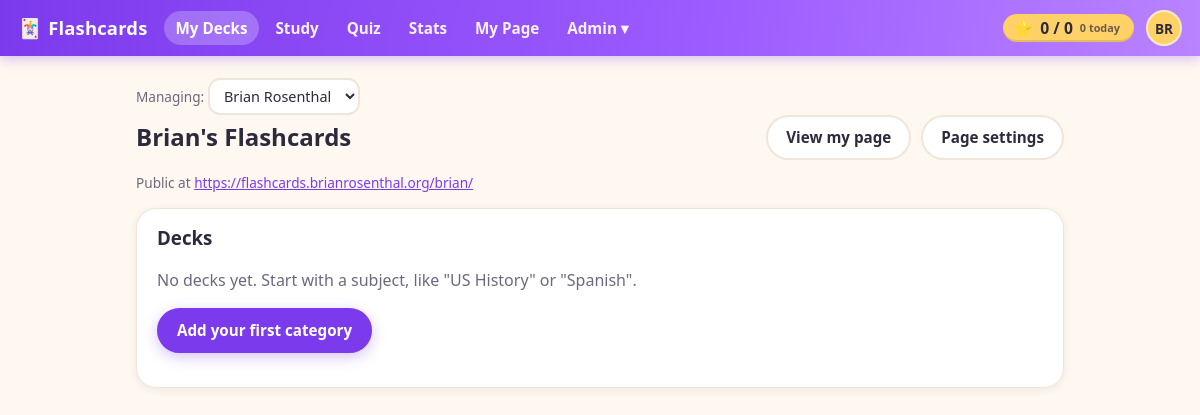
Page /manage/ (signed in) on the committed database.
### tables this page shows
CREATE TABLE settings (
  id INT AUTO_INCREMENT PRIMARY KEY,
  key_name VARCHAR(191) NOT NULL UNIQUE,
  value LONGTEXT NULL,
  updated_at DATETIME NOT NULL DEFAULT CURRENT_TIMESTAMP ON UPDATE CURRENT_TIMESTAMP
);

CREATE TABLE users (
  id INT AUTO_INCREMENT PRIMARY KEY,
  first_name VARCHAR(100) NOT NULL,
  last_name VARCHAR(100) NOT NULL,
  email VARCHAR(255) DEFAULT NULL UNIQUE,
  password_hash VARCHAR(255) NOT NULL DEFAULT '',
  is_admin TINYINT(1) NOT NULL DEFAULT 0 COMMENT 'App administrator',
  email_verify_token VARCHAR(64) DEFAULT NULL,
  email_verified_at DATETIME DEFAULT NULL,
  password_reset_token_hash CHAR(64) DEFAULT NULL,
  password_reset_expires_at DATETIME DEFAULT NULL,
  created_at DATETIME NOT NULL DEFAULT CURRENT_TIMESTAMP
);

CREATE TABLE sites (
  id INT AUTO_INCREMENT PRIMARY KEY,
  user_id INT NOT NULL UNIQUE,
  slug VARCHAR(50) NOT NULL UNIQUE,
  domain VARCHAR(255) DEFAULT NULL UNIQUE COMMENT 'Lowercase hostname, no scheme or port; NULL = path-only',
  title VARCHAR(150) NOT NULL,
  tagline VARCHAR(255) NOT NULL DEFAULT '',
  accent_color VARCHAR(20) NOT NULL DEFAULT 'violet' COMMENT 'Palette key, see SiteManagement::ACCENTS',
  is_public TINYINT(1) NOT NULL DEFAULT 1 COMMENT '0 = only the owner/admin can view the page',
  created_at DATETIME NOT NULL DEFAULT CURRENT_TIMESTAMP,
  updated_at DATETIME NOT NULL DEFAULT CURRENT_TIMESTAMP ON UPDATE CURRENT_TIMESTAMP,
  CONSTRAINT fk_sites_user FOREIGN KEY (user_id) REFERENCES users(id) ON DELETE CASCADE
);

### manage/index.php (the view, shortened to what the rows shown need)
<?php
require_once __DIR__ . '/../partials.php';
require_once __DIR__ . '/../lib/ManageUI.php';
require_once __DIR__ . '/../lib/CardProgress.php';
require_login();
$target = ManageUI::targetUser($_GET['user_id'] ?? null);
$userId = (int)$target['id'];
$site = SiteManagement::findByUserId($userId);
$me = current_user();
$isMe = ((int)$me['id'] === $userId);
header_html($isMe ? 'My Decks' : 'Decks of ' . $target['first_name']);
?>
<?php if (!$site): ?>
  <div class="card">
    <h2><?= $isMe ? 'Welcome!' : h($target['first_name']) . ' has no page yet' ?></h2>
    <p><?= $isMe ? 'You don\'t have a public page yet. Create one to start making decks.' : 'Create their page so they can start making decks.' ?></p>
    <form method="post" action="/manage/site_create_eval.php" class="stack">
      <input type="hidden" name="csrf" value="<?=h(csrf_token())?>">
      <input type="hidden" name="user_id" value="<?= $userId ?>">
      <label>Page title
        <input type="text" name="title" value="<?=h($target['first_name'] . "'s Flashcards")?>" required maxlength="150">
      </label>
      <div class="actions"><button type="submit" class="button primary">Create page</button></div>
    </form>
  </div>
<?php else: ?>
  <div class="page-head">
    <h2><?=h($site['title'])?></h2>
    <div class="actions">
      <a class="button" href="<?=h(SiteResolver::publicHomeUrl($site))?>">View my page</a>
      <a class="button" href="/manage/site_settings.php?site_id=<?= (int)$site['id'] ?>">Page settings</a>
    </div>
  </div>
  <p class="small">
    <?php $canonical = SiteResolver::canonicalHomeUrl($site); ?>
    Public at <a href="<?=h($canonical)?>"><?=h($canonical)?></a>
  </p>
  <div class="card">
    <h3>Decks</h3>
    <?= ManageUI::treeHtml(CategoryManagement::treeForUser($userId), $site, $userId, CardProgress::deckSummariesForUser((int)$me['id'], $userId)) ?>
  </div>
<?php endif; ?>
<?php footer_html(); ?>

### lib/ApplicationUI.php (shortened to what the rows shown need)
<?php
require_once __DIR__ . '/../config.php';
require_once __DIR__ . '/../settings.php';
require_once __DIR__ . '/SiteManagement.php';
require_once __DIR__ . '/SiteResolver.php';
class ApplicationUI {
    private static ?array $themeSite = null;
    public static function useSiteTheme(?array $site): void {
        self::$themeSite = $site;
    }
    public static function siteThemeStyle(?array $site): string {
        $accent = SiteManagement::ACCENTS[$site['accent_color']] ?? null;
        if ($accent === null || $site['accent_color'] === 'violet') {
            return '';
        }
        return '<style>:root{--color-primary:' . $accent['color'] . ';--color-primary-dark:' . $accent['dark']
             . ';--color-primary-light:' . $accent['light'] . ';--color-primary-soft:' . $accent['soft'] . ';}</style>';
    }
    public static function staticResourceUrl(string $path): string {
        $filePath = __DIR__ . '/../' . ltrim($path, '/');
        $version = @filemtime($filePath);
        return $path . '?v=' . $version;
    }
    public static function cssLink(string $path): string {
        $url = self::staticResourceUrl($path);
        return '<link rel="stylesheet" href="' . htmlspecialchars($url, ENT_QUOTES, 'UTF-8') . '">';
    }
    public static function jsScript(string $path): string {
        $url = self::staticResourceUrl($path);
        return '<script src="' . htmlspecialchars($url, ENT_QUOTES, 'UTF-8') . '"></script>';
    }
    public static function headHtml(string $title, ?array $themeSite): string {
        return '<!doctype html><html lang="en"><head><meta charset="utf-8"><meta name="viewport" content="width=device-width,initial-scale=1">'
             . '<title>' . h($title) . ' - ' . h(Settings::siteTitle()) . '</title>'
             . self::cssLink('/styles.css')
             . self::siteThemeStyle($themeSite)
             . '</head>';
    }
    public static function scoreChipHtml(int $userId): string {
        require_once __DIR__ . '/CardProgress.php';
        $score = CardProgress::getScoreSummary($userId);
        return '<a class="score-chip" id="score-chip" href="/progress/" title="Cards you\'ve got — tap for stats">'
             . '<span class="score-star" aria-hidden="true">&#11088;</span>'
             . '<span class="score-numbers"><span id="score-mastered">' . number_format($score['mastered']) . '</span>'
             . ' / <span id="score-total">' . number_format($score['total_cards']) . '</span></span>'
             . '<span class="score-today"><span id="score-today">' . number_format($score['reviewed_today']) . '</span> today</span>'
             . '</a>';
    }
    public static function headerHtml(string $title): void {
        $u = current_user();
        $script = $_SERVER['SCRIPT_NAME'] ?? '';
        $siteTitle = Settings::siteTitle();
        $mySite = $u ? SiteManagement::findByUserId((int)$u['id']) : null;
        $themeSite = self::$themeSite;
        echo self::headHtml($title, $themeSite);
        echo '<body>';
        if ($u) {
            $navItems = [
                ['path' => '/manage/', 'label' => 'My Decks', 'prefixes' => ['/manage/']],
                ['path' => '/review/', 'label' => 'Study', 'prefixes' => ['/review/']],
                ['path' => '/quiz/', 'label' => 'Quiz', 'prefixes' => ['/quiz/']],
                ['path' => '/progress/', 'label' => 'Stats', 'prefixes' => ['/progress/']],
            ];
            if ($mySite) {
                $navItems[] = ['path' => SiteResolver::publicHomeUrl($mySite), 'label' => 'My Page', 'prefixes' => ['/public_site.php']];
            }
            echo '<header class="topbar">';
            echo '<a class="brand" href="/manage/"><span class="brand-mark" aria-hidden="true">&#127183;</span> ' . h($siteTitle) . '</a>';
            echo '<nav class="topnav">';
            foreach ($navItems as $item) {
                $active = false;
                foreach ($item['prefixes'] as $prefix) {
                    if (strpos($script, $prefix) === 0) { $active = true; break; }
                }
                echo '<a href="' . h($item['path']) . '"' . ($active ? ' class="active"' : '') . '>' . h($item['label']) . '</a>';
            }
            if (!empty($u['is_admin'])) {
                $inAdmin = strpos($script, '/admin/') === 0;
                $adminItems = [
                    ['path' => '/admin/users.php', 'label' => 'Users'],
                    ['path' => '/admin/sites.php', 'label' => 'Pages'],
                    ['path' => '/admin/settings.php', 'label' => 'Settings'],
                    ['path' => '/admin/image_storage.php', 'label' => 'Image Storage'],
                    ['path' => '/admin/migrations.php', 'label' => 'Migrations'],
                    ['path' => '/admin/activity_log.php', 'label' => 'Activity Log'],
                    ['path' => '/admin/email_log.php', 'label' => 'Email Log'],
                ];
                $adminLinks = '';
                foreach ($adminItems as $item) {
                    $active = $inAdmin && basename(parse_url($item['path'], PHP_URL_PATH)) === basename($script);
                    $adminLinks .= '<a href="' . h($item['path']) . '" role="menuitem"' . ($active ? ' class="active"' : '') . '>' . h($item['label']) . '</a>';
                }
                echo '<span class="menu-wrap">'
                   . '<button type="button" id="adminToggle" class="topnav-toggle' . ($inAdmin ? ' active' : '') . '" aria-expanded="false" aria-controls="adminMenu">Admin &#9662;</button>'
                   . '<span id="adminMenu" class="popup-menu hidden" role="menu" aria-hidden="true">' . $adminLinks . '</span>'
                   . '</span>';
            }
            echo '</nav>';
            echo '<div class="topbar-right">';
            echo self::scoreChipHtml((int)$u['id']);
            $initials = strtoupper((string)substr((string)($u['first_name'] ?? ''), 0, 1) . (string)substr((string)($u['last_name'] ?? ''), 0, 1));
            $name = trim((string)($u['first_name'] ?? '') . ' ' . (string)($u['last_name'] ?? ''));
            echo '<span class="menu-wrap">'
               . '<button type="button" id="profileToggle" class="avatar" aria-expanded="false" aria-controls="profileMenu" title="' . h($name) . '" aria-label="Account menu for ' . h($name) . '">' . h($initials) . '</button>'
               . '<span id="profileMenu" class="popup-menu popup-menu-right hidden" role="menu" aria-hidden="true">'
               .   '<a href="/profile/change_password.php" role="menuitem">Change Password</a>'
               .   '<a href="/logout.php" role="menuitem">Logout</a>'
               . '</span>'
               . '</span>';
            echo '</div>';
            echo '</header>';
            echo '<div class="content"><main>';
        } else {
            echo '<header class="topbar"><a class="brand" href="/login.php"><span class="brand-mark" aria-hidden="true">&#127183;</span> ' . h($siteTitle) . '</a>'
               . '<div class="topbar-right"><a class="button small" href="/login.php">Sign in</a></div></header>';
            echo '<div class="content"><main>';
        }
    }
    public static function footerHtml(): void {
        echo '</main></div>' . self::jsScript('/main.js') . '</body></html>';
    }
}

### rows in the picture
settings: value "Flashcards"
users: initials "BR"
sites: title "Brian's Flashcards"
settings: value.slug "https://flashcards.brianrosenthal.org/brian/"

### other values in the picture
$item['label'] "My Decks"
$item['label'] "Study"
$item['label'] "Quiz"
$item['label'] "Stats"
$item['label'] "My Page"
$score['mastered'] "0"
$score['total_cards'] "0"
$score['reviewed_today'] "0"
form field user_id "Brian Rosenthal"
